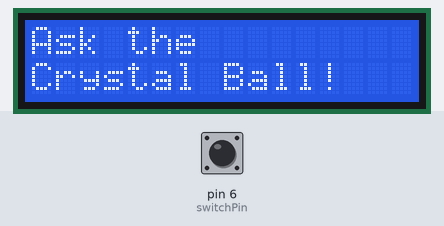
A sketch run on a simulated Arduino Uno, built with avr-gcc and run on an emulated ATmega328P. On the bench: 16×2 character LCD. Inputs (shaded band) come from the test bench; at power-on: pin 6 (switchPin) LOW. Random numbers use the default seed unless the sketch sets one.

Above: at 1.2 s.
1.3 s: pin 6 (switchPin) pulled HIGH for 0.15 s
At 2.6 s:
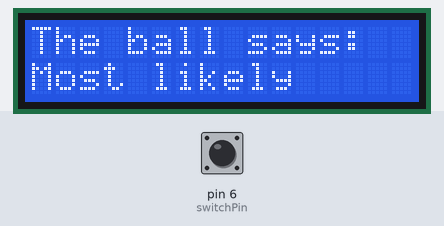
2.9 s: pin 6 (switchPin) pulled HIGH for 1 s
At 5.1 s:
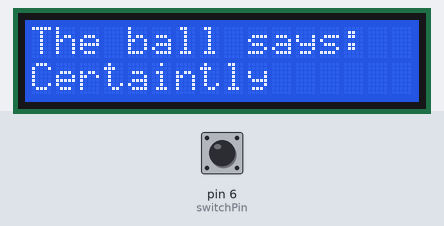
5.4 s: pin 6 (switchPin) pulled HIGH for 0.15 s
At 6.7 s:
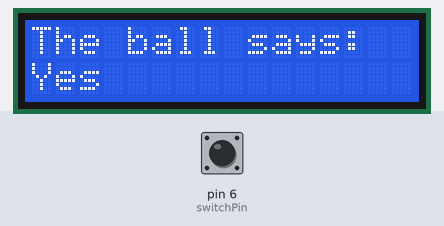
7.0 s: pin 6 (switchPin) pulled HIGH for 3.2 s
At 11.1 s:
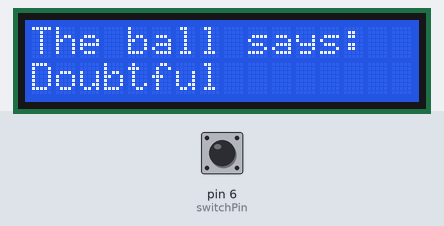
11.7 s: pin 6 (switchPin) pulled HIGH for 0.15 s
At 12.9 s:
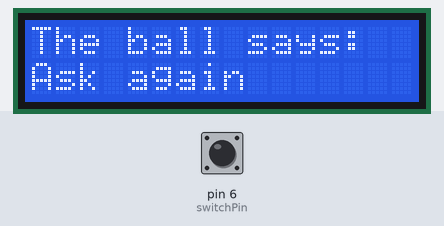
13.3 s: pin 6 (switchPin) pulsed HIGH 2 times (0.12 s each, 0.3 s apart)
At 13.66 s:
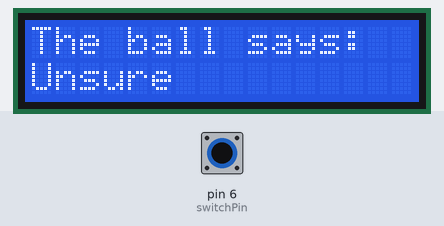
Timing chart, 0 to 16.3 s (numbered marks = the images above; inputs shaded):
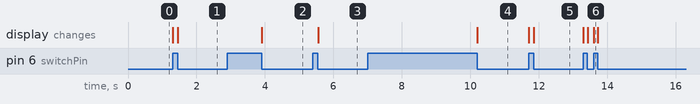

The sketch:

lcd1.ino
```cpp
#include <LiquidCrystal.h>
LiquidCrystal lcd(12, 11, 5, 4, 3, 2);
const int switchPin = 6;
int switchState = 0;
int prevSwitchState = 0;
int reply;
void setup()
{
 lcd.begin(16, 2);
 pinMode(switchPin,INPUT);
 lcd.print("Ask the");
 lcd.setCursor(0, 1);
 lcd.print("Crystal Ball!");
}
void loop()
{
  switchState = digitalRead(switchPin);
  if (switchState != prevSwitchState)
  {
    if (switchState == LOW);
    {
      reply = random(8);
      lcd.clear();
      lcd.setCursor(0, 0);
      lcd.print("The ball says:");
      lcd.setCursor(0, 1);
      switch(reply)
      {
        case 0:
        lcd.print("Yes");
        break;
        case 1:
        lcd.print("Most likely");
        break;
        case 2:
        lcd.print("Certaintly");
        break;
        case 3:
        lcd.print("Outlook good");
        break;
        case 4:
        lcd.print("Unsure");
        break;
        case 5:
        lcd.print("Ask again");
        break;
        case 6:
        lcd.print("Doubtful");
        break;
        case 7:
        lcd.print("No");
        break;
      }
    }
  }
  prevSwitchState = switchState;
}
```

Measured:
- after the input at 1.3 s, the display: first changes at once (image 1 shows a later state)
- after the input at 2.9 s, the display: changes after 1.0 s (image 2)
- after the input at 5.4 s, the display: changes after 0.15 s (image 3)
- after the input at 7.0 s, the display: changes after 3.2 s (image 4)
- after the input at 11.7 s, the display: first changes at once (image 5 shows a later state)
- after the input at 13.3 s, the display: first changes at once (image 6 shows a later state)
